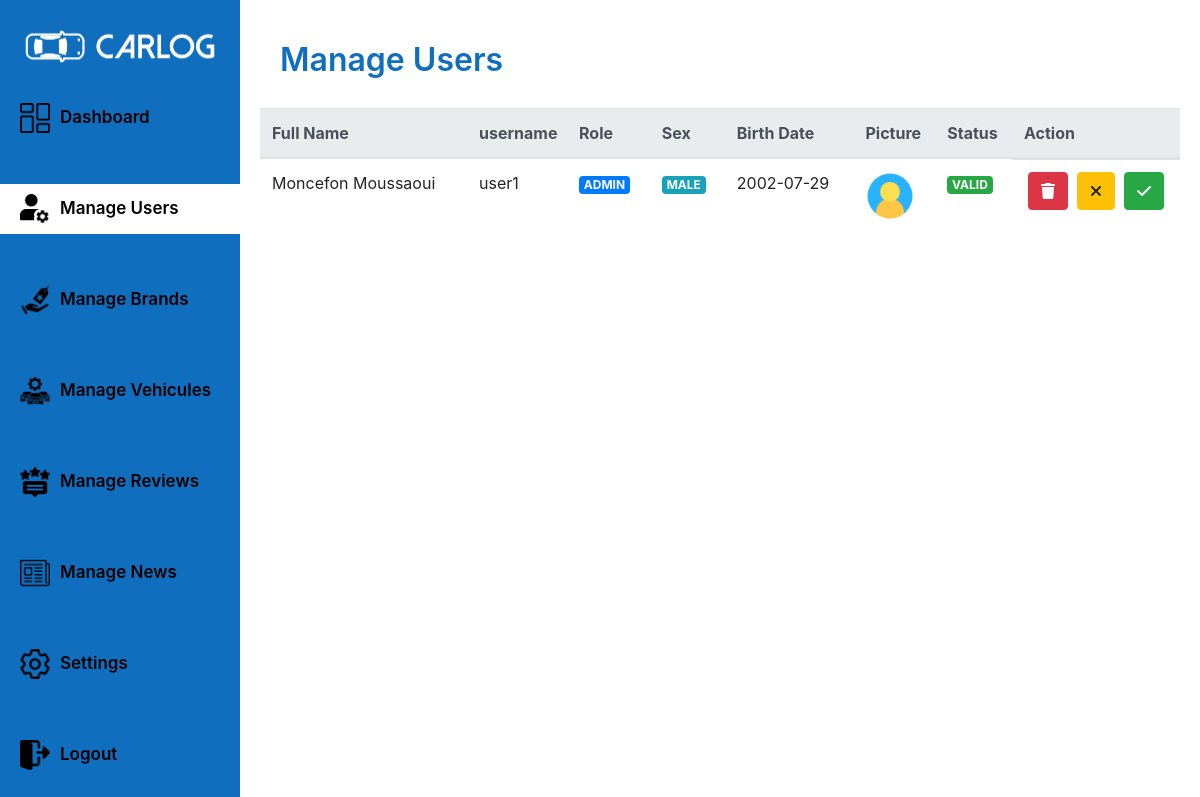
/admin/manageUsersPage/ (signed in), run on the app's committed database.
### tables this page shows
CREATE TABLE `users` (
  `id` int(11) NOT NULL,
  `password` varchar(255) DEFAULT NULL,
  `username` varchar(255) NOT NULL,
  `firstName` varchar(255) DEFAULT NULL,
  `lastName` varchar(255) DEFAULT NULL,
  `role` enum('USER','ADMIN') DEFAULT NULL,
  `birthDate` date DEFAULT NULL,
  `sex` enum('MALE','FEMALE') DEFAULT NULL,
  `status` enum('VALID','REJECTED','PENDING') DEFAULT NULL,
  `profilePicture` varchar(255) DEFAULT NULL
);

### app/router.php (called while the page is built, shortened)
<?php
require_once($_SERVER['DOCUMENT_ROOT'] . "/CarLog/config/utils/imageUtility.php");
require_once($_SERVER['DOCUMENT_ROOT'] . "/CarLog/app/views/adminViews/manageUsersPage.php");
$request = rtrim($_SERVER['REQUEST_URI'], '/') . '/';
$request = strtok($request, '?');
$userRole = isset($_SESSION['USER']) ? $_SESSION['USER']['role'] : 'GUEST';
$view = null;
switch ($request) {
    case '/CarLog/admin/manageUsersPage/':
        if ($userRole === 'ADMIN') {
            $view = new ManageUsersPage();
        } else {
            $view = new UnAuthorizedPage();
        }
        break;
}
$view->showPage();

### config/queries/userQueries.php (called while the page is built, shortened)
<?php
class UserQueries
{
    public static function getAllUsers()
    {
        return "SELECT * FROM users where id != ?";
    }
}

### app/models/userModel.php (called while the page is built, shortened)
<?php
require_once($_SERVER['DOCUMENT_ROOT'] . "/CarLog/Config/queries/userQueries.php");
require_once($_SERVER['DOCUMENT_ROOT'] . '/CarLog/app/controllers/databaseController.php');
class UserModel
{
    public function getAllUsers($userId)
    {
        $dbController = new DatabaseController();
        $database = $dbController->connect();
        $query = UserQueries::getAllUsers();
        $params = [$userId];
        $users = $dbController->request($database, $query, $params);
        return $users;
    }
}

### app/controllers/databaseController.php (called while the page is built, shortened)
<?php
require_once($_SERVER['DOCUMENT_ROOT'] . '/CarLog/app/models/databaseModel.php');
class DatabaseController
{
    public function request($database, $query, $params = [])
    {
        $databaseModel = new DatabaseModel();
        return $databaseModel->request($database, $query, $params);
    }
}

### app/models/databaseModel.php (called while the page is built, shortened)
<?php
class DatabaseModel
{
    public function request($database, $query, $params = [])
    {
        try {
            $stmt = $database->prepare($query);
            if ($stmt) {
                if (!empty($params)) {
                    $stmt->execute($params);
                } else {
                    $stmt->execute();
                }
                $result = $stmt->fetchAll(PDO::FETCH_ASSOC);
                return $result;
            } else {
                return false;
            }
        } catch (PDOException $e) {
            echo "Query execution failed: " . $e->getMessage();
            return false;
        }
    }
}

### app/controllers/userController.php (called while the page is built, shortened)
<?php
require_once($_SERVER['DOCUMENT_ROOT'] . '/CarLog/app/models/userModel.php');
class UserController
{
    public function getAllUsers()
    {
        $userModel = new UserModel();
        $userId = $_SESSION['USER']['id'];
        return $userModel->getAllUsers($userId);
    }
}

### config/utils/imageUtility.php (called while the page is built, shortened)
<?php
class ImageUtility
{
    public static function getUserProfilePicture($user)
    {
        $profilePicture = $user['profilePicture'];
        $picturePath = "/CarLog/public/uploads/users/" . $profilePicture;
        if (file_exists($_SERVER['DOCUMENT_ROOT'] . $picturePath)) {
            $pictureUrl = $picturePath;
        } else {
            $pictureUrl = "/CarLog/public/images/defaults/user.png";
        }
        return $pictureUrl;
    }
}

### app/views/adminViews/manageUsersPage.php (the view, shortened to what this page needs)
<?php
require_once($_SERVER['DOCUMENT_ROOT'] . "/CarLog/app/views/sharedViews/sharedViews.php");
require_once($_SERVER['DOCUMENT_ROOT'] . "/CarLog/app/controllers/userController.php");
require_once($_SERVER['DOCUMENT_ROOT'] . "/CarLog/config/utils/imageUtility.php");
class ManageUsersPage
{
    public function showPage()
    {
        ?>
        <div class="dashboard__page">
            <div class="dashboard__content">
                <div class="dashboard__header-users">
                    <h1>Manage Users</h1>
                </div>
                <?php
                $this->showUsersTable();
                ?>
            </div>
        </div>
        <?php
    }
    private function showUsersTable()
    {
        $userController = new UserController();
        $users = $userController->getAllUsers();
        ?>
        <div class="users__table">
            <table class="table table-hover " id="userTable">
                <thead class="thead-light">
                    <tr>
                        <th>Full Name</th>
                        <th>username</th>
                        <th>Role</th>
                        <th>Sex</th>
                        <th>Birth Date</th>
                        <th>Picture</th>
                        <th>Status</th>
                        <th>Action</th>
                    </tr>
                </thead>
                <tbody>
                    <?php
                    foreach ($users as $user) {
                        ?>
                        <tr>
                            <td>
                                <?php echo $user['firstName'] . " " . $user['lastName'] ?>
                            </td>
                            <td>
                                <?php echo $user['username'] ?>
                            </td>
                            <td>
                                <p class="badge <?= $user['role'] === 'ADMIN' ? 'badge-primary' : 'badge-secondary' ?>">
                                    <?= $user['role'] ?>
                                </p>
                            </td>
                            <td>
                                <p class="badge <?= $user['sex'] === 'MALE' ? 'badge-info' : 'badge-danger' ?>">
                                    <?= $user['sex'] ?>
                                </p>
                            </td>
                            <td>
                                <?php echo $user['birthDate'] ?>
                            </td>
                            <td>
                                <img src="<?= ImageUtility::getUserProfilePicture($user); ?>" alt="profile picture" width="50px"
                                    height="50px">
                            </td>
                            <td>
                                <p
                                    class="badge <?= $user['status'] === 'PENDING' ? 'badge-warning' : ($user['status'] === 'VALID' ? 'badge-success' : 'badge-danger') ?>">
                                    <?= $user['status'] ?>
                                </p>
                            </td>
                            <td class="table__action__btn">
                                <?php if ($user['id'] != $_SESSION['USER']['id']) { ?>
                                    <button class="btn btn-danger" onclick="deleteUser(<?php echo $user['id'] ?>)">
                                        <i class="fas fa-trash"></i>
                                    </button>
                                    <button class="btn btn-warning" onclick="rejectUser(<?php echo $user['id'] ?>)">
                                        <i class="fas fa-times"></i>
                                    </button>
                                    <button class="btn btn-success" onclick="validateUser(<?php echo $user['id'] ?>)">
                                        <i class="fas fa-check"></i>
                                    </button>
                                <?php } else { ?>
                                    <p>YOU!!</p>
                                <?php } ?>
                            </td>
                        </tr>
                        <?php
                    }
                    ?>
                </tbody>
            </table>
        </div>
        <?php
    }
}

### public/styles/user.css (style rules this page uses)
* { box-sizing: border-box; }

### public/styles/main.css (style rules this page uses)
p { margin-bottom: 0 !important; }

### public/styles/admin.css (style rules this page uses)
:root { --primary-color: rgb(16, 110, 190); --secondary-color: rgb(32, 139, 232); --white-color: #fff; }
* { margin: 0; padding: 0; box-sizing: border-box; }
.dashboard__page { width: 100%; height: 100vh; display: flex; flex-direction: row; justify-content: flex-start; align-items: center; overflow: hidden; }
.dashboard__content { width: 80%; height: 100%; display: flex; flex-direction: column; justify-content: flex-start; align-items: start; padding: 20px; }
.dashboard__content h1 { font-size: 32px; font-weight: 600; color: var(--primary-color); line-height : 1.5 !important; }
.users__table, .brands__table , .vehicules__table , .vehicule__reviews__table, .brand__reviews__table, .news__table { min-width: 100%; width: 100%; height: 100%; }
.users__table table,.brands__table table { width: 100%; height: auto; border-collapse: collapse; }
.table__action__btn { width: 100%; height: 100%; display: flex; flex-direction: row; justify-content: space-evenly; gap: 5px; }
th { padding-right: 0 !important; }
.dashboard__header-brands , .dashboard__header-users , .dashboard__header-vehicules ,.dashboard__header-news { width: 100%; height: 100px; display: flex; flex-direction: row; justify-content: space-between; align-items: center; padding: 0 20px; }

### data on the page
users: firstName "Moncefon", lastName "Moussaoui", username "user1", role "ADMIN", sex "MALE", birthDate "2002-07-29", status "VALID"

### other printed values
$link['text'] "Dashboard"
$link['text'] "Manage Users"
$link['text'] "Manage Brands"
$link['text'] "Manage Vehicules"
$link['text'] "Manage Reviews"
$link['text'] "Manage News"
$link['text'] "Settings"
$link['text'] "Logout"
